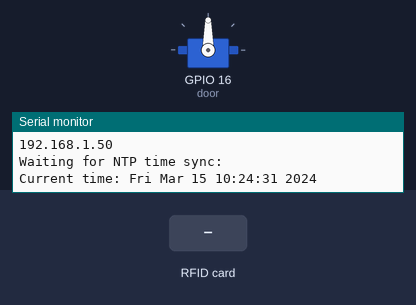
Bench run of a sketch on a simulated ESP8266 (NodeMCU). Parts: servo, the last lines printed to the serial monitor. The test bench sets the inputs (shaded band). WiFi joins after 1.5 s; servers stay silent unless stated; uploads are accepted with an empty reply; the local clock reads 2024-03-15 10:24:30 at power-on unless the sketch sets it.

Above: at 2.8 s.
2.9 s: RFID card 5E 7A 19 C4 held to the reader
At 3.59 s:
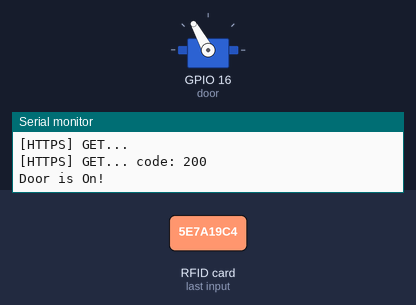
At 9.9 s:
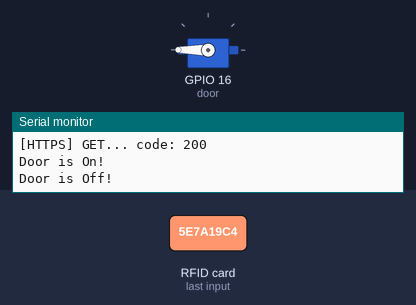
Timing chart, 0 to 11.1 s (numbered marks = the images above; inputs shaded):
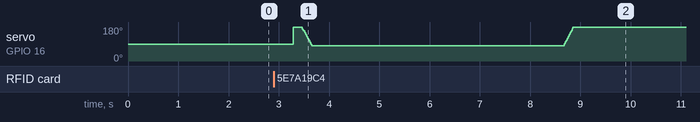

The sketch:

hghodv.ino
```cpp
//1 main,2 lects, 2 Hall doors (important)  <==================**********
//importing RFID module & SPI protocol libraries:-----------------------------------
#include <SPI.h>
#include <MFRC522.h>
//importing wifi & https libraries:---------------------------------------
#include <ESP8266WiFi.h>
#include <WiFiClientSecure.h>
#include <ESP8266HTTPClient.h>
#include <Servo.h>
#include "certs.h"
//defining some important parameters & global variables:
#define SS_PIN 4                //D2
#define RST_PIN 5               //D1
MFRC522 rfid(SS_PIN, RST_PIN);  //constructing Instance of the class (crating object of the MFRC522 module to use in code)
MFRC522::MIFARE_Key key;        //creating key to Init array that will store new NUID
byte nuidPICC[4];
Servo door;

// Replace with your network credentials
const char* ssid = "WE_89BD2C";
const char* password = "jaf18144YouJOE@ T_a";

// Create a list of certificates with the server certificate
X509List cert(IRG_Root_X1);


//functions to establish specific WIFI connection:
int wifiConnect(const char* SSID, const char* PASSWORD) {
  WiFi.begin(SSID, PASSWORD);
  while (WiFi.status() != WL_CONNECTED) {
    delay(500);
    Serial.print(".");
  }
  Serial.println("");
  Serial.println("WiFi connected");
  Serial.println("IP address: ");
  Serial.println(WiFi.localIP());
  return 1;
}

int getRequest(String url, String path) {
  int result = -1;
  WiFiClientSecure client;

  // wait for WiFi connection
  if ((WiFi.status() == WL_CONNECTED)) {

    client.setTrustAnchors(&cert);

    HTTPClient https;

    Serial.println("[HTTPS] begin..." + url + path);
    if (https.begin(client, url + path)) {  // HTTPS

      Serial.print("[HTTPS] GET...\n");
      // start connection and send HTTP header
      int httpCode = https.GET();
      result = httpCode;

      // httpCode will be negative on error
      if (httpCode > 0) {
        // HTTP header has been send and Server response header has been handled
        Serial.printf("[HTTPS] GET... code: %d\n", httpCode);

        // file found at server
        if (httpCode == HTTP_CODE_OK || httpCode == HTTP_CODE_MOVED_PERMANENTLY) {
          String payload = https.getString();
          Serial.println(payload);
        }
      } else {
        Serial.printf("[HTTPS] GET... failed, error: %s\n", https.errorToString(httpCode).c_str());
      }

      https.end();
    } else {
      Serial.printf("[HTTPS] Unable to connect\n");
    }
  }
  return result;
}

//function to print the rfid as string and as number in decimal numeric system :
void printDec(byte* buffer, byte bufferSize) {
  for (byte i = 0; i < bufferSize; i++) {
    Serial.println(buffer[i] < 0x10 ? " 0" : " ");
    Serial.println(buffer[i], DEC);
  }
}

//function to get the rfid as string and as number in decimal numeric system :
String get_rfid_dec(byte* buffer, byte bufferSize) {
  String result = "";
  for (byte i = 0; i < bufferSize; i++) {
    result += buffer[i] < 0x10 ? "0" : "";
    result += buffer[i];
  }
  return result;
}

void printHex(byte* buffer, byte bufferSize) {
  for (byte i = 0; i < bufferSize; i++) {
    Serial.print(buffer[i] < 0x10 ? " 0" : " ");
    Serial.print(buffer[i], HEX);
  }
}

void setup() {
  door.attach(16);
  //---------------------------------------------------------------initializing SPI and RFID module communication-------------------------------------------------------------------------------
  SPI.begin();      // Init SPI bus
  rfid.PCD_Init();  // Init MFRC522
  Serial.println();
  Serial.print(F("Reader :"));
  //-------------------------------------------------
  rfid.PCD_DumpVersionToSerial();
  for (byte i = 0; i < 6; i++) {
    key.keyByte[i] = 0xFF;
  }
  //-------------------------------------------------
  Serial.println();
  Serial.println(F("This code scan the MIFARE Classic NUID."));
  Serial.print(F("Using the following key:"));
  printHex(key.keyByte, MFRC522::MF_KEY_SIZE);


  //-----------------------------------------------------initialization of wifi and time required by https---------------------------------------------------------
  Serial.begin(9600);
  //Serial.setDebugOutput(true);

  Serial.println();
  Serial.println();
  Serial.println();

  //Connect to Wi-Fi
  wifiConnect(ssid, password);

  // Set time via NTP, as required for x.509 validation
  configTime(3 * 3600, 0, "pool.ntp.org", "time.nist.gov");

  Serial.println("Waiting for NTP time sync: ");
  time_t now = time(nullptr);
  while (now < 8 * 3600 * 2) {
    delay(500);
    Serial.print(".");
    now = time(nullptr);
  }
  Serial.println("");
  struct tm timeinfo;
  gmtime_r(&now, &timeinfo);
  Serial.print("Current time: ");
  Serial.println(asctime(&timeinfo));
}

void loop() {
  // Reset the loop if no new card present on the sensor/reader. This saves the entire process when idle.
  //instead of using interrupts
  if (!rfid.PICC_IsNewCardPresent())
    return;
  // Verify if the NUID has been readed
  if (!rfid.PICC_ReadCardSerial())
    return;
  Serial.print(F("PICC type: "));
  MFRC522::PICC_Type piccType = rfid.PICC_GetType(rfid.uid.sak);
  Serial.println(rfid.PICC_GetTypeName(piccType));
  // Check if the PICC of Classic MIFARE type?
  if (piccType != MFRC522::PICC_TYPE_MIFARE_MINI && piccType != MFRC522::PICC_TYPE_MIFARE_1K && piccType != MFRC522::PICC_TYPE_MIFARE_4K) {
    Serial.println(F("Your tag is not of type MIFARE Classic."));
    return;
  }
  //check if the reading is new:
  if (rfid.uid.uidByte[0] != nuidPICC[0] || rfid.uid.uidByte[1] != nuidPICC[1] || rfid.uid.uidByte[2] != nuidPICC[2] || rfid.uid.uidByte[3] != nuidPICC[3]) {
    Serial.println(F("A new card has been detected."));
    // Store NUID into nuidPICC array
    for (byte i = 0; i < 4; i++) {
      nuidPICC[i] = rfid.uid.uidByte[i];
    }
    Serial.println(F("The NUID tag is:"));
    Serial.print(F("In dec: "));
    // printDec(rfid.uid.uidByte, rfid.uid.size);
    Serial.println("RFID read:" + get_rfid_dec(rfid.uid.uidByte, rfid.uid.size));
    //getting rfid as string and printing it:-------------------------@TODO=>to be implemented (get request to ensure user is existed)----------------------------------

    String path = "/api/v0/users/read?uid=" + get_rfid_dec(rfid.uid.uidByte, rfid.uid.size);
    //printing the results:

    //check if the uer is existed or not?
    if (getRequest(api_host, path) == 200) {


    Serial.println("Door is On!");
      for (int i = 260; i >= 80; i--) {  // move from 180 to 0 degrees
        door.write(i);                  // send the angle to the servo
        delay(2);                      // wait for the servo to reach the angle
      }

delay(5000);  //wait 3 seconds till turning it off

      Serial.println("Door is Off!");
      for (int i = 80; i <= 260; i++) {  // move from 0 to 180 degrees
        door.write(i);                  // send the angle to the servo
        delay(2);                      // wait for the servo to reach the angle
      }


    } else {
      // Serial.println("Door is off!");
      // digitalWrite(16, LOW); // turn the red LED on
      // delay(5000); //wait 3 seconds till turning it off
      // Serial.println("Door is on!");
      // digitalWrite(16, HIGH); // turn the red LED off
    }

    // -------------------------@TODO=>to be implemented (post request to add new log record in logs table)----------------------------------
    // Serial.println(postRequest(api_host,"/path",&cert));
  } else Serial.println(F("Card read previously."));
  // stop readings using RFID module:
  rfid.PICC_HaltA();
  // Stop encryption on PCD
  rfid.PCD_StopCrypto1();
}
```

certs.h
```cpp
#pragma once
const char* api_host = "https://lgjy8akw5l.execute-api.us-east-1.amazonaws.com";
const uint16_t api_port = 443;

const char IRG_Root_X1 [] PROGMEM = R"CERT(
-----BEGIN CERTIFICATE-----
MIIDQTCCAimgAwIBAgITBmyfz5m/jAo54vB4ikPmljZbyjANBgkqhkiG9w0BAQsF
ADA5MQswCQYDVQQGEwJVUzEPMA0GA1UEChMGQW1hem9uMRkwFwYDVQQDExBBbWF6
b24gUm9vdCBDQSAxMB4XDTE1MDUyNjAwMDAwMFoXDTM4MDExNzAwMDAwMFowOTEL
MAkGA1UEBhMCVVMxDzANBgNVBAoTBkFtYXpvbjEZMBcGA1UEAxMQQW1hem9uIFJv
b3QgQ0EgMTCCASIwDQYJKoZIhvcNAQEBBQADggEPADCCAQoCggEBALJ4gHHKeNXj
ca9HgFB0fW7Y14h29Jlo91ghYPl0hAEvrAIthtOgQ3pOsqTQNroBvo3bSMgHFzZM
9O6II8c+6zf1tRn4SWiw3te5djgdYZ6k/oI2peVKVuRF4fn9tBb6dNqcmzU5L/qw
IFAGbHrQgLKm+a/sRxmPUDgH3KKHOVj4utWp+UhnMJbulHheb4mjUcAwhmahRWa6
VOujw5H5SNz/0egwLX0tdHA114gk957EWW67c4cX8jJGKLhD+rcdqsq08p8kDi1L
93FcXmn/6pUCyziKrlA4b9v7LWIbxcceVOF34GfID5yHI9Y/QCB/IIDEgEw+OyQm
jgSubJrIqg0CAwEAAaNCMEAwDwYDVR0TAQH/BAUwAwEB/zAOBgNVHQ8BAf8EBAMC
AYYwHQYDVR0OBBYEFIQYzIU07LwMlJQuCFmcx7IQTgoIMA0GCSqGSIb3DQEBCwUA
A4IBAQCY8jdaQZChGsV2USggNiMOruYou6r4lK5IpDB/G/wkjUu0yKGX9rbxenDI
U5PMCCjjmCXPI6T53iHTfIUJrU6adTrCC2qJeHZERxhlbI1Bjjt/msv0tadQ1wUs
N+gDS63pYaACbvXy8MWy7Vu33PqUXHeeE6V/Uq2V8viTO96LXFvKWlJbYK8U90vv
o/ufQJVtMVT8QtPHRh8jrdkPSHCa2XV4cdFyQzR1bldZwgJcJmApzyMZFo6IQ6XU
5MsI+yMRQ+hDKXJioaldXgjUkK642M4UwtBV8ob2xJNDd2ZhwLnoQdeXeGADbkpy
rqXRfboQnoZsG4q5WTP468SQvvG5
-----END CERTIFICATE-----
)CERT";
```
